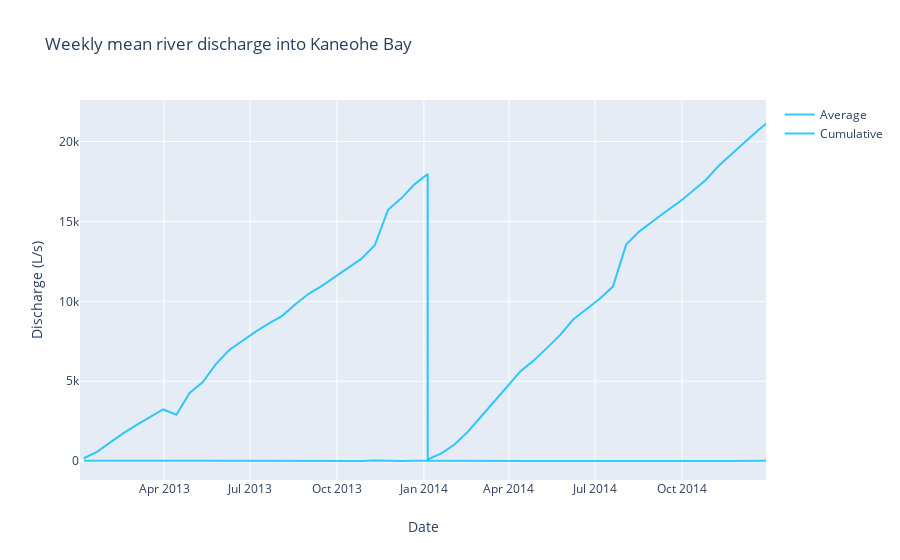

This figure's notebook cell:
### Code cell
fig = go.Figure()
fig.add_trace(go.Scatter(
                x=df_all.Date,
                y=df_all['Average'],
                name="Average",
                line_color='deepskyblue',
                opacity=0.8))

fig.add_trace(go.Scatter(
                x=df_all.Date,
                y=df_all['Cumulative'],
                name="Cumulative",
                line_color='deepskyblue',
                opacity=0.8))

# Use date string to set xaxis range
fig.update_layout(xaxis_range=['2013-01-02','2014-12-29'],
                  title_text="Weekly mean river discharge into Kaneohe Bay",
                  xaxis_title="Date",
                  yaxis_title="Discharge (L/s)")
fig.show()
